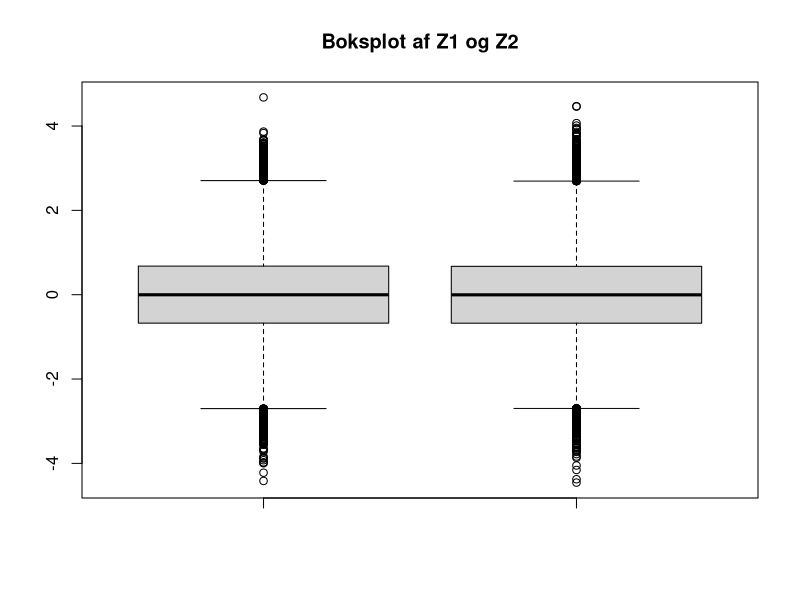
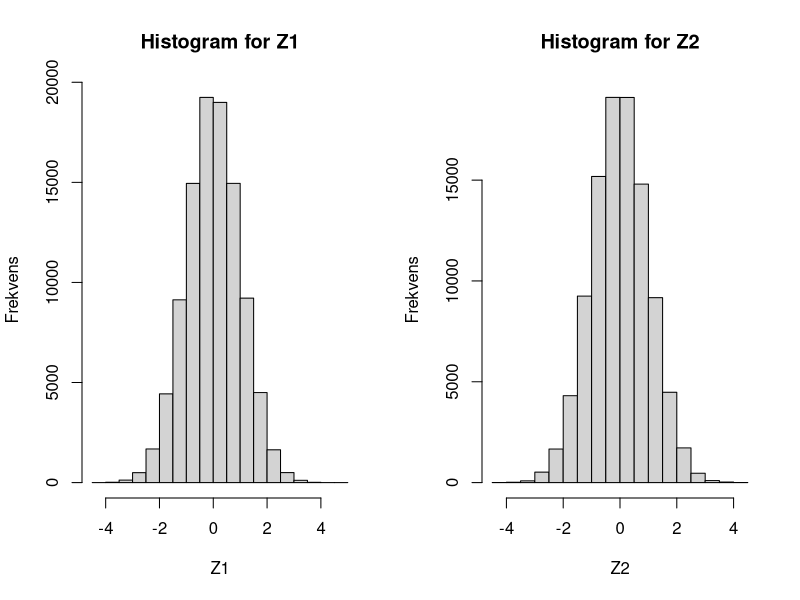
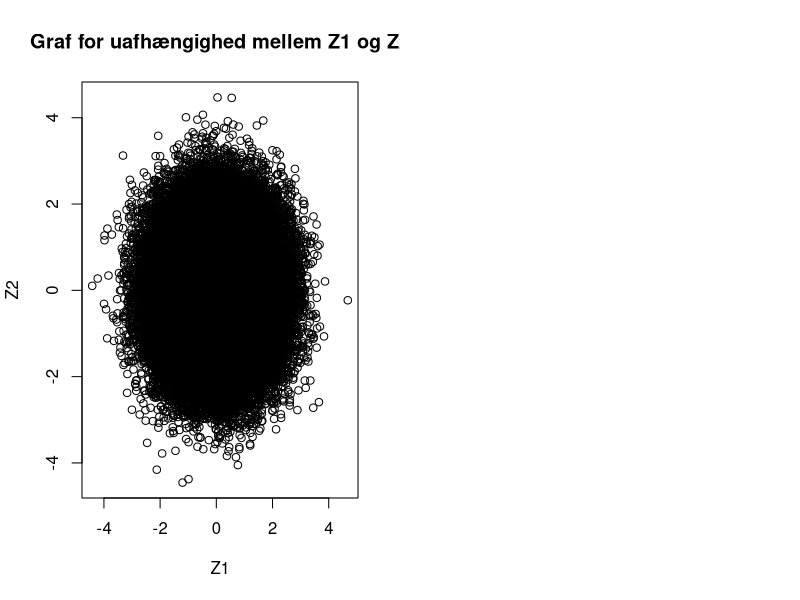

Reproduce these figures in R, in order.
## ---- chunk 1
U1 <- runif(100000, 0, 1)
U2 <- runif(100000, 0, 1)
## ---- chunk 2
Z1 <- sqrt(-2*log(U1))*cos(2*pi*U2)
Z2 <- sqrt(-2*log(U1))*sin(2*pi*U2)
## ---- chunk 3
boxplot(Z1, Z2, main = "Boksplot af Z1 og Z2")

OutVals1 = boxplot(Z1, plot = FALSE)$out
outliers_Z1 <- length(which(Z1 %in% OutVals1))

OutVals2 = boxplot(Z2, plot = FALSE)$out
outliers_Z2 <- length(which(Z2 %in% OutVals2))

outliers_Z1/length(Z1)
outliers_Z2/length(Z2)
## ---- chunk 4
par(mfrow = c(1,2))
hist(Z1, main = "Histogram for Z1", ylab = "Frekvens")
hist(Z2, main = "Histogram for Z2", ylab = "Frekvens")
## ---- chunk 5
plot(Z2 ~ Z1, main = "Graf for uafhængighed mellem Z1 og Z2")

# independent_variables <- as.numeric(c(z1, z2))
# independence_test <- chisq.test(variables)
# independence_test
